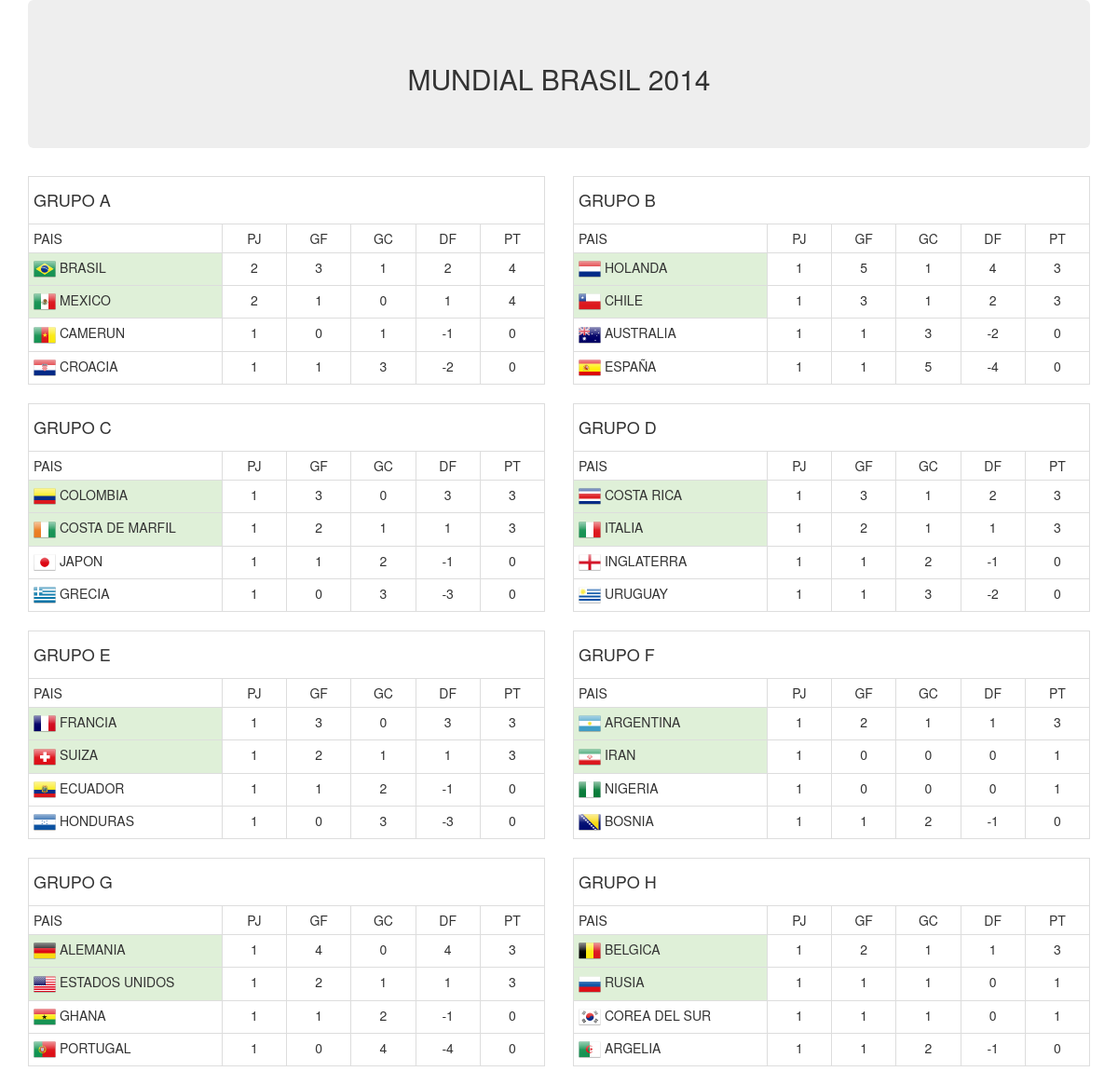
The app's page /inicio/, older data.
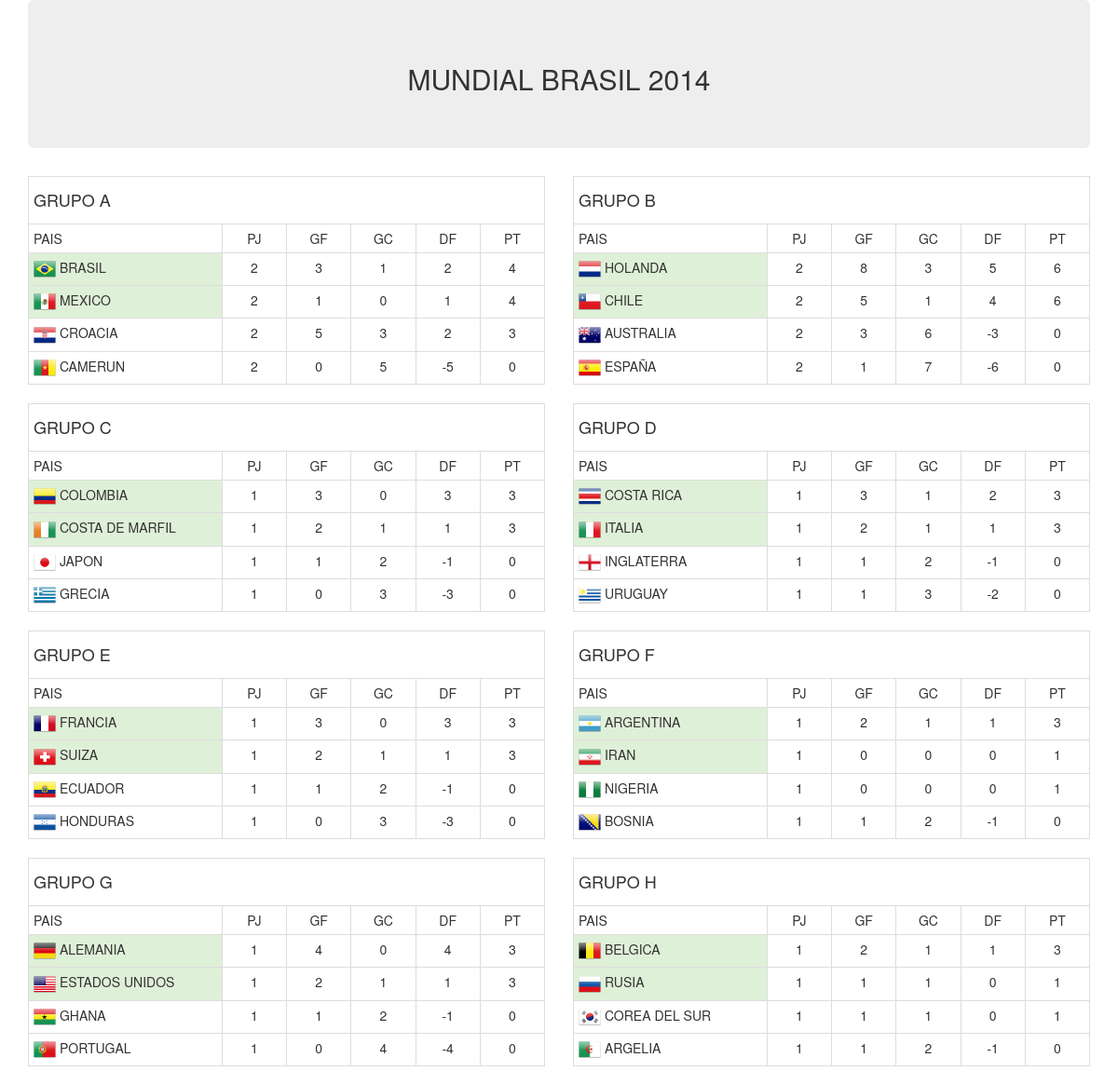
The same page, newer data.
### apps/general/models.py (models this page shows, shortened)
class Equipo(models.Model):
	pais = models.CharField(max_length=45)
	pj = models.IntegerField(null=True, blank=True)
	gf = models.IntegerField(null=True, blank=True)
	gc = models.IntegerField(null=True, blank=True)
	df = models.IntegerField(null=True, blank=True)
	pt = models.IntegerField(null=True, blank=True)
	grupo = models.ForeignKey(Grupo)

### apps/general/views.py (the view)
class InicioView(TemplateView):
	def get(self, request, *args, **kwargs):
		encuentros = Encuentro.objects.all().exclude(goleslocal__isnull=True)
		resultados = {
			"BRASILPJ" : 0,
			"BRASILGF" : 0,
			"BRASILGC" : 0,
			"BRASILPT" : 0,
			"CROACIAPJ" : 0,
			"CROACIAGF" : 0,
			"CROACIAGC" : 0,
			"CROACIAPT" : 0,
			"MEXICOPJ" : 0,
			"MEXICOGF" : 0,
			"MEXICOGC" : 0,
			"MEXICOPT" : 0,
			"CAMERUNPJ" : 0,
			"CAMERUNGF" : 0,
			"CAMERUNGC" : 0,
			"CAMERUNPT" : 0,
			"ESPAÑAPJ" : 0,
			"ESPAÑAGF" : 0,
			"ESPAÑAGC" : 0,
			"ESPAÑAPT" : 0,
			"HOLANDAPJ" : 0,
			"HOLANDAGF" : 0,
			"HOLANDAGC" : 0,
			"HOLANDAPT" : 0,
			"CHILEPJ" : 0,
			"CHILEGF" : 0,
			"CHILEGC" : 0,
			"CHILEPT" : 0,
			"AUSTRALIAPJ" : 0,
			"AUSTRALIAGF" : 0,
			"AUSTRALIAGC" : 0,
			"AUSTRALIAPT" : 0,
			"COLOMBIAPJ" : 0,
			"COLOMBIAGF" : 0,
			"COLOMBIAGC" : 0,
			"COLOMBIAPT" : 0,
			"GRECIAPJ" : 0,
			"GRECIAGF" : 0,
			"GRECIAGC" : 0,
			"GRECIAPT" : 0,
			"COSTADEMARFILPJ" : 0,
			"COSTADEMARFILGF" : 0,
			"COSTADEMARFILGC" : 0,
			"COSTADEMARFILPT" : 0,
			"JAPONPJ" : 0,
			"JAPONGF" : 0,
			"JAPONGC" : 0,
			"JAPONPT" : 0,
			"URUGUAYPJ" : 0,
			"URUGUAYGF" : 0,
			"URUGUAYGC" : 0,
			"URUGUAYPT" : 0,
			"COSTARICAPJ" : 0,
			"COSTARICAGF" : 0,
			"COSTARICAGC" : 0,
			"COSTARICAPT" : 0,
			"INGLATERRAPJ" : 0,
			"INGLATERRAGF" : 0,
			"INGLATERRAGC" : 0,
			"INGLATERRAPT" : 0,
			"ITALIAPJ" : 0,
			"ITALIAGF" : 0,
			"ITALIAGC" : 0,
			"ITALIAPT" : 0,
			"SUIZAPJ" : 0,
			"SUIZAGF" : 0,
			"SUIZAGC" : 0,
			"SUIZAPT" : 0,
			"ECUADORPJ" : 0,
			"ECUADORGF" : 0,
			"ECUADORGC" : 0,
			"ECUADORPT" : 0,
			"FRANCIAPJ" : 0,
			"FRANCIAGF" : 0,
			"FRANCIAGC" : 0,
			"FRANCIAPT" : 0,
			"HONDURASPJ" : 0,
			"HONDURASGF" : 0,
			"HONDURASGC" : 0,
			"HONDURASPT" : 0,
			"ARGENTINAPJ" : 0,
			"ARGENTINAGF" : 0,
			"ARGENTINAGC" : 0,
			"ARGENTINAPT" : 0,
			"BOSNIAPJ" : 0,
			"BOSNIAGF" : 0,
			"BOSNIAGC" : 0,
			"BOSNIAPT" : 0,
			"IRANPJ" : 0,
			"IRANGF" : 0,
			"IRANGC" : 0,
			"IRANPT" : 0,
			"NIGERIAPJ" : 0,
			"NIGERIAGF" : 0,
			"NIGERIAGC" : 0,
			"NIGERIAPT" : 0,
			"ALEMANIAPJ" : 0,
			"ALEMANIAGF" : 0,
			"ALEMANIAGC" : 0,
			"ALEMANIAPT" : 0,
			"PORTUGALPJ" : 0,
			"PORTUGALGF" : 0,
			"PORTUGALGC" : 0,
			"PORTUGALPT" : 0,
			"GHANAPJ" : 0,
			"GHANAGF" : 0,
			"GHANAGC" : 0,
			"GHANAPT" : 0,
			"ESTADOSUNIDOSPJ" : 0,
			"ESTADOSUNIDOSGF" : 0,
			"ESTADOSUNIDOSGC" : 0,
			"ESTADOSUNIDOSPT" : 0,
			"BELGICAPJ" : 0,
			"BELGICAGF" : 0,
			"BELGICAGC" : 0,
			"BELGICAPT" : 0,
			"ARGELIAPJ" : 0,
			"ARGELIAGF" : 0,
			"ARGELIAGC" : 0,
			"ARGELIAPT" : 0,
			"RUSIAPJ" : 0,
			"RUSIAGF" : 0,
			"RUSIAGC" : 0,
			"RUSIAPT" : 0,
			"COREADELSURPJ" : 0,
			"COREADELSURGF" : 0,
			"COREADELSURGC" : 0,
			"COREADELSURPT" : 0,
		}
		for encuentro in encuentros:
			GF = encuentro.goleslocal
			GC = encuentro.golesvisita
			if GF > GC:
				PTL = 3
				PTV = 0
			elif GF < GC:
				PTL = 0
				PTV = 3
			else:
				PTL = 1
				PTV = 1
			local = encuentro.local.pais
			visita = encuentro.visita.pais
			local = local.replace(' ', '')
			visita = visita.replace(' ', '')
			resultados[local+'PJ'] += 1
			resultados[local+'GF'] += GF
			resultados[local+'GC'] += GC
			resultados[local+'PT'] += PTL
			resultados[visita+'PJ'] += 1
			resultados[visita+'GF'] += GC
			resultados[visita+'GC'] += GF
			resultados[visita+'PT'] += PTV
		Equipo.objects.filter(pais='BRASIL').update(pj=resultados["BRASILPJ"], gf=resultados["BRASILGF"], gc=resultados["BRASILGC"], df=resultados["BRASILGF"]-resultados["BRASILGC"], pt=resultados["BRASILPT"])
		Equipo.objects.filter(pais='CROACIA').update(pj=resultados["CROACIAPJ"], gf=resultados["CROACIAGF"], gc=resultados["CROACIAGC"], df=resultados["CROACIAGF"]-resultados["CROACIAGC"], pt=resultados["CROACIAPT"])
		Equipo.objects.filter(pais='MEXICO').update(pj=resultados["MEXICOPJ"], gf=resultados["MEXICOGF"], gc=resultados["MEXICOGC"], df=resultados["MEXICOGF"]-resultados["MEXICOGC"], pt=resultados["MEXICOPT"])
		Equipo.objects.filter(pais='CAMERUN').update(pj=resultados["CAMERUNPJ"], gf=resultados["CAMERUNGF"], gc=resultados["CAMERUNGC"], df=resultados["CAMERUNGF"]-resultados["CAMERUNGC"], pt=resultados["CAMERUNPT"])
		Equipo.objects.filter(pais='ESPAÑA').update(pj=resultados["ESPAÑAPJ"], gf=resultados["ESPAÑAGF"], gc=resultados["ESPAÑAGC"], df=resultados["ESPAÑAGF"]-resultados["ESPAÑAGC"], pt=resultados["ESPAÑAPT"])
		Equipo.objects.filter(pais='HOLANDA').update(pj=resultados["HOLANDAPJ"], gf=resultados["HOLANDAGF"], gc=resultados["HOLANDAGC"], df=resultados["HOLANDAGF"]-resultados["HOLANDAGC"], pt=resultados["HOLANDAPT"])
		Equipo.objects.filter(pais='CHILE').update(pj=resultados["CHILEPJ"], gf=resultados["CHILEGF"], gc=resultados["CHILEGC"], df=resultados["CHILEGF"]-resultados["CHILEGC"], pt=resultados["CHILEPT"])
		Equipo.objects.filter(pais='AUSTRALIA').update(pj=resultados["AUSTRALIAPJ"], gf=resultados["AUSTRALIAGF"], gc=resultados["AUSTRALIAGC"], df=resultados["AUSTRALIAGF"]-resultados["AUSTRALIAGC"], pt=resultados["AUSTRALIAPT"])
		Equipo.objects.filter(pais='COLOMBIA').update(pj=resultados["COLOMBIAPJ"], gf=resultados["COLOMBIAGF"], gc=resultados["COLOMBIAGC"], df=resultados["COLOMBIAGF"]-resultados["COLOMBIAGC"], pt=resultados["COLOMBIAPT"])
		Equipo.objects.filter(pais='GRECIA').update(pj=resultados["GRECIAPJ"], gf=resultados["GRECIAGF"], gc=resultados["GRECIAGC"], df=resultados["GRECIAGF"]-resultados["GRECIAGC"], pt=resultados["GRECIAPT"])
		Equipo.objects.filter(pais='COSTA DE MARFIL').update(pj=resultados["COSTADEMARFILPJ"], gf=resultados["COSTADEMARFILGF"], gc=resultados["COSTADEMARFILGC"], df=resultados["COSTADEMARFILGF"]-resultados["COSTADEMARFILGC"], pt=resultados["COSTADEMARFILPT"])
		Equipo.objects.filter(pais='JAPON').update(pj=resultados["JAPONPJ"], gf=resultados["JAPONGF"], gc=resultados["JAPONGC"], df=resultados["JAPONGF"]-resultados["JAPONGC"], pt=resultados["JAPONPT"])
		Equipo.objects.filter(pais='URUGUAY').update(pj=resultados["URUGUAYPJ"], gf=resultados["URUGUAYGF"], gc=resultados["URUGUAYGC"], df=resultados["URUGUAYGF"]-resultados["URUGUAYGC"], pt=resultados["URUGUAYPT"])
		Equipo.objects.filter(pais='COSTA RICA').update(pj=resultados["COSTARICAPJ"], gf=resultados["COSTARICAGF"], gc=resultados["COSTARICAGC"], df=resultados["COSTARICAGF"]-resultados["COSTARICAGC"], pt=resultados["COSTARICAPT"])
		Equipo.objects.filter(pais='INGLATERRA').update(pj=resultados["INGLATERRAPJ"], gf=resultados["INGLATERRAGF"], gc=resultados["INGLATERRAGC"], df=resultados["INGLATERRAGF"]-resultados["INGLATERRAGC"], pt=resultados["INGLATERRAPT"])
		Equipo.objects.filter(pais='ITALIA').update(pj=resultados["ITALIAPJ"], gf=resultados["ITALIAGF"], gc=resultados["ITALIAGC"], df=resultados["ITALIAGF"]-resultados["ITALIAGC"], pt=resultados["ITALIAPT"])
		Equipo.objects.filter(pais='SUIZA').update(pj=resultados["SUIZAPJ"], gf=resultados["SUIZAGF"], gc=resultados["SUIZAGC"], df=resultados["SUIZAGF"]-resultados["SUIZAGC"], pt=resultados["SUIZAPT"])
		Equipo.objects.filter(pais='ECUADOR').update(pj=resultados["ECUADORPJ"], gf=resultados["ECUADORGF"], gc=resultados["ECUADORGC"], df=resultados["ECUADORGF"]-resultados["ECUADORGC"], pt=resultados["ECUADORPT"])
		Equipo.objects.filter(pais='FRANCIA').update(pj=resultados["FRANCIAPJ"], gf=resultados["FRANCIAGF"], gc=resultados["FRANCIAGC"], df=resultados["FRANCIAGF"]-resultados["FRANCIAGC"], pt=resultados["FRANCIAPT"])
		Equipo.objects.filter(pais='HONDURAS').update(pj=resultados["HONDURASPJ"], gf=resultados["HONDURASGF"], gc=resultados["HONDURASGC"], df=resultados["HONDURASGF"]-resultados["HONDURASGC"], pt=resultados["HONDURASPT"])
		Equipo.objects.filter(pais='ARGENTINA').update(pj=resultados["ARGENTINAPJ"], gf=resultados["ARGENTINAGF"], gc=resultados["ARGENTINAGC"], df=resultados["ARGENTINAGF"]-resultados["ARGENTINAGC"], pt=resultados["ARGENTINAPT"])
		Equipo.objects.filter(pais='BOSNIA').update(pj=resultados["BOSNIAPJ"], gf=resultados["BOSNIAGF"], gc=resultados["BOSNIAGC"], df=resultados["BOSNIAGF"]-resultados["BOSNIAGC"], pt=resultados["BOSNIAPT"])
		Equipo.objects.filter(pais='IRAN').update(pj=resultados["IRANPJ"], gf=resultados["IRANGF"], gc=resultados["IRANGC"], df=resultados["IRANGF"]-resultados["IRANGC"], pt=resultados["IRANPT"])
		Equipo.objects.filter(pais='NIGERIA').update(pj=resultados["NIGERIAPJ"], gf=resultados["NIGERIAGF"], gc=resultados["NIGERIAGC"], df=resultados["NIGERIAGF"]-resultados["NIGERIAGC"], pt=resultados["NIGERIAPT"])
		Equipo.objects.filter(pais='ALEMANIA').update(pj=resultados["ALEMANIAPJ"], gf=resultados["ALEMANIAGF"], gc=resultados["ALEMANIAGC"], df=resultados["ALEMANIAGF"]-resultados["ALEMANIAGC"], pt=resultados["ALEMANIAPT"])
		Equipo.objects.filter(pais='PORTUGAL').update(pj=resultados["PORTUGALPJ"], gf=resultados["PORTUGALGF"], gc=resultados["PORTUGALGC"], df=resultados["PORTUGALGF"]-resultados["PORTUGALGC"], pt=resultados["PORTUGALPT"])
		Equipo.objects.filter(pais='GHANA').update(pj=resultados["GHANAPJ"], gf=resultados["GHANAGF"], gc=resultados["GHANAGC"], df=resultados["GHANAGF"]-resultados["GHANAGC"], pt=resultados["GHANAPT"])
		Equipo.objects.filter(pais='ESTADOS UNIDOS').update(pj=resultados["ESTADOSUNIDOSPJ"], gf=resultados["ESTADOSUNIDOSGF"], gc=resultados["ESTADOSUNIDOSGC"], df=resultados["ESTADOSUNIDOSGF"]-resultados["ESTADOSUNIDOSGC"], pt=resultados["ESTADOSUNIDOSPT"])
		Equipo.objects.filter(pais='BELGICA').update(pj=resultados["BELGICAPJ"], gf=resultados["BELGICAGF"], gc=resultados["BELGICAGC"], df=resultados["BELGICAGF"]-resultados["BELGICAGC"], pt=resultados["BELGICAPT"])
		Equipo.objects.filter(pais='ARGELIA').update(pj=resultados["ARGELIAPJ"], gf=resultados["ARGELIAGF"], gc=resultados["ARGELIAGC"], df=resultados["ARGELIAGF"]-resultados["ARGELIAGC"], pt=resultados["ARGELIAPT"])
		Equipo.objects.filter(pais='RUSIA').update(pj=resultados["RUSIAPJ"], gf=resultados["RUSIAGF"], gc=resultados["RUSIAGC"], df=resultados["RUSIAGF"]-resultados["RUSIAGC"], pt=resultados["RUSIAPT"])
		Equipo.objects.filter(pais='COREA DEL SUR').update(pj=resultados["COREADELSURPJ"], gf=resultados["COREADELSURGF"], gc=resultados["COREADELSURGC"], df=resultados["COREADELSURGF"]-resultados["COREADELSURGC"], pt=resultados["COREADELSURPT"])
		grupoa = Equipo.objects.filter(grupo__letra='A').order_by('-pt', '-df')
		grupob = Equipo.objects.filter(grupo__letra='B').order_by('-pt', '-df')
		grupoc = Equipo.objects.filter(grupo__letra='C').order_by('-pt', '-df')
		grupod = Equipo.objects.filter(grupo__letra='D').order_by('-pt', '-df')
		grupoe = Equipo.objects.filter(grupo__letra='E').order_by('-pt', '-df')
		grupof = Equipo.objects.filter(grupo__letra='F').order_by('-pt', '-df')
		grupog = Equipo.objects.filter(grupo__letra='G').order_by('-pt', '-df')
		grupoh = Equipo.objects.filter(grupo__letra='H').order_by('-pt', '-df')
		return render(request, 'general/inicio.html', {'grupoa' : grupoa, 'grupob' : grupob, 'grupoc' : grupoc, 'grupod' : grupod, 'grupoe' : grupoe, 'grupof' : grupof, 'grupog' : grupog, 'grupoh' : grupoh})

### templates/general/inicio.html (shortened to what the changed rows need)
{% extends "base.html" %}
{% load static from staticfiles %}
{% block cuerpo %}
	<div class="container">
		<div class="jumbotron">
			<h2 align="center">MUNDIAL BRASIL 2014</h2>
		</div>
		<div class="row">
			<div class="col-md-6">
				<table class="table table-bordered table-condensed">
				{% for a in grupoa %}
					<tr>
						{% if forloop.counter < 3 %}
							<td class="success"><img src="{% static "img/" %}{{ a.pais }}.png" width="24" height="24"> {{ a.pais }}</td>
						{% else %}
							<td><img src="{% static "img/" %}{{ a.pais }}.png" width="24" height="24"> {{ a.pais }}</td>
						{% endif %}
						<td align="center">{{ a.pj }}</td>
						<td align="center">{{ a.gf }}</td>
						<td align="center">{{ a.gc }}</td>
						<td align="center">{{ a.df }}</td>
						<td align="center">{{ a.pt }}</td>
					</tr>
				{% endfor %}
				</table>
				<table class="table table-bordered table-condensed">
				{% for c in grupoc %}
					<tr>
						{% if forloop.counter < 3 %}
							<td class="success"><img src="{% static "img/" %}{{ c.pais }}.png" width="24" height="24"> {{ c.pais }}</td>
						{% else %}
							<td><img src="{% static "img/" %}{{ c.pais }}.png" width="24" height="24"> {{ c.pais }}</td>
						{% endif %}
						<td align="center">{{ c.pj }}</td>
						<td align="center">{{ c.gf }}</td>
						<td align="center">{{ c.gc }}</td>
						<td align="center">{{ c.df }}</td>
						<td align="center">{{ c.pt }}</td>
					</tr>
				{% endfor %}
				</table>
				<table class="table table-bordered table-condensed">
				{% for e in grupoe %}
					<tr>
						{% if forloop.counter < 3 %}
							<td class="success"><img src="{% static "img/" %}{{ e.pais }}.png" width="24" height="24"> {{ e.pais }}</td>
						{% else %}
							<td><img src="{% static "img/" %}{{ e.pais }}.png" width="24" height="24"> {{ e.pais }}</td>
						{% endif %}
						<td align="center">{{ e.pj }}</td>
						<td align="center">{{ e.gf }}</td>
						<td align="center">{{ e.gc }}</td>
						<td align="center">{{ e.df }}</td>
						<td align="center">{{ e.pt }}</td>
					</tr>
				{% endfor %}
				</table>
				<table class="table table-bordered table-condensed">
				{% for g in grupog %}
					<tr>
						{% if forloop.counter < 3 %}
							<td class="success"><img src="{% static "img/" %}{{ g.pais }}.png" width="24" height="24"> {{ g.pais }}</td>
						{% else %}
							<td><img src="{% static "img/" %}{{ g.pais }}.png" width="24" height="24"> {{ g.pais }}</td>
						{% endif %}
						<td align="center">{{ g.pj }}</td>
						<td align="center">{{ g.gf }}</td>
						<td align="center">{{ g.gc }}</td>
						<td align="center">{{ g.df }}</td>
						<td align="center">{{ g.pt }}</td>
					</tr>
				{% endfor %}
				</table>
			</div>
			<div class="col-md-6">
				<table class="table table-bordered table-condensed">
				{% for b in grupob %}
					<tr>
						{% if forloop.counter < 3 %}
							<td class="success"><img src="{% static "img/" %}{{ b.pais }}.png" width="24" height="24"> {{ b.pais }}</td>
						{% else %}
							<td><img src="{% static "img/" %}{{ b.pais }}.png" width="24" height="24"> {{ b.pais }}</td>
						{% endif %}
						<td align="center">{{ b.pj }}</td>
						<td align="center">{{ b.gf }}</td>
						<td align="center">{{ b.gc }}</td>
						<td align="center">{{ b.df }}</td>
						<td align="center">{{ b.pt }}</td>
					</tr>
				{% endfor %}
				</table>
				<table class="table table-bordered table-condensed">
				{% for d in grupod %}
					<tr>
						{% if forloop.counter < 3 %}
							<td class="success"><img src="{% static "img/" %}{{ d.pais }}.png" width="24" height="24"> {{ d.pais }}</td>
						{% else %}
							<td><img src="{% static "img/" %}{{ d.pais }}.png" width="24" height="24"> {{ d.pais }}</td>
						{% endif %}
						<td align="center">{{ d.pj }}</td>
						<td align="center">{{ d.gf }}</td>
						<td align="center">{{ d.gc }}</td>
						<td align="center">{{ d.df }}</td>
						<td align="center">{{ d.pt }}</td>
					</tr>
				{% endfor %}
				</table>
				<table class="table table-bordered table-condensed">
				{% for f in grupof %}
					<tr>
						{% if forloop.counter < 3 %}
							<td class="success"><img src="{% static "img/" %}{{ f.pais }}.png" width="24" height="24"> {{ f.pais }}</td>
						{% else %}
							<td><img src="{% static "img/" %}{{ f.pais }}.png" width="24" height="24"> {{ f.pais }}</td>
						{% endif %}
						<td align="center">{{ f.pj }}</td>
						<td align="center">{{ f.gf }}</td>
						<td align="center">{{ f.gc }}</td>
						<td align="center">{{ f.df }}</td>
						<td align="center">{{ f.pt }}</td>
					</tr>
				{% endfor %}
				</table>
				<table class="table table-bordered table-condensed">
				{% for h in grupoh %}
					<tr>
						{% if forloop.counter < 3 %}
							<td class="success"><img src="{% static "img/" %}{{ h.pais }}.png" width="24" height="24"> {{ h.pais }}</td>
						{% else %}
							<td><img src="{% static "img/" %}{{ h.pais }}.png" width="24" height="24"> {{ h.pais }}</td>
						{% endif %}
						<td align="center">{{ h.pj }}</td>
						<td align="center">{{ h.gf }}</td>
						<td align="center">{{ h.gc }}</td>
						<td align="center">{{ h.df }}</td>
						<td align="center">{{ h.pt }}</td>
					</tr>
				{% endfor %}
				</table>
			</div>
		</div>
	</div>
{% endblock cuerpo %}

Row changes from the older to the newer data that the page shows:
changed Equipo "CROACIA": pj "1" → "2"; gf "1" → "5"; df "-2" → "2"; pt "0" → "3"; moves up the list
changed Equipo "CAMERUN": pj "1" → "2"; gc "1" → "5"; df "-1" → "-5"
changed Equipo "HOLANDA": pj "1" → "2"; gf "5" → "8"; gc "1" → "3"; df "4" → "5"; pt "3" → "6"
changed Equipo "CHILE": pj "1" → "2"; gf "3" → "5"; df "2" → "4"; pt "3" → "6"
changed Equipo "AUSTRALIA": pj "1" → "2"; gf "1" → "3"; gc "3" → "6"; df "-2" → "-3"
changed Equipo "ESPAÑA": pj "1" → "2"; gc "5" → "7"; df "-4" → "-6"
